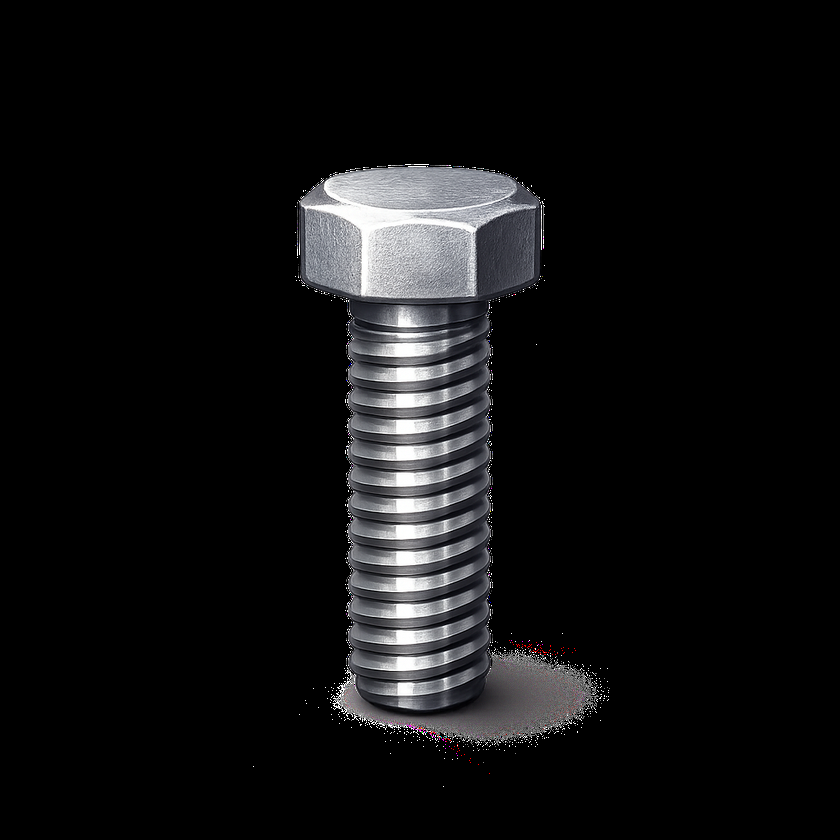
#> input picture aiTest/boltTest/sample/extracted/image_01.png, 840 x 840 px, shrunk from 1024 x 1024 before the run
$ python generate_multi_sample.py
#> lines starting #> are read from the running program, lines starting #| are printed output that depends on the picture
#!/usr/bin/env python3
# -*- coding: utf-8 -*-
"""
다중 이미지 샘플 생성 스크립트
- 3개 원본 이미지 각각에서 양품 1개 + 불량 6개 = 총 21개
"""

import cv2
import numpy as np
import random
import os

# 시드 고정 (재현성)
random.seed(42)
np.random.seed(42)

# 경로 설정
SCRIPT_DIR = os.path.dirname(os.path.abspath(__file__))
INPUT_DIR = os.path.join(SCRIPT_DIR, 'extracted')
OUTPUT_DIR = os.path.join(SCRIPT_DIR, 'multi_view')

# 이미지별 이름
IMAGE_NAMES = {
    'image_01.png': 'side',      # 측면 전체
    'image_02.png': 'top',       # 상단 뷰
    'image_04.png': 'thread',    # 나사산 클로즈업
}

def augment_good(img):
    """양품 증강 (약간의 변형)"""
    h, w = img.shape[:2]

    # 회전
    angle = random.uniform(-5, 5)
    M = cv2.getRotationMatrix2D((w/2, h/2), angle, 1.0)
    result = cv2.warpAffine(img, M, (w, h), borderMode=cv2.BORDER_REFLECT)

    # 밝기
    brightness = random.uniform(0.95, 1.05)
    result = cv2.convertScaleAbs(result, alpha=brightness, beta=0)

    return result

def generate_scratch(img):
    """스크래치 결함"""
    result = img.copy()
    h, w = result.shape[:2]

    for _ in range(2):
        x1 = random.randint(int(w*0.3), int(w*0.7))
        y1 = random.randint(int(h*0.2), int(h*0.8))
        length = random.randint(50, 150)
        angle = random.uniform(-0.5, 0.5)
        x2 = int(x1 + length * np.cos(angle))
        y2 = int(y1 + length * np.sin(angle))

        color = (random.randint(40, 80),) * 3
        cv2.line(result, (x1, y1), (x2, y2), color, random.randint(2, 4))

    return result

def generate_dent(img):
    """찍힘 결함"""
    result = img.copy()
    h, w = result.shape[:2]

    for _ in range(3):
        cx = random.randint(int(w*0.3), int(w*0.7))
        cy = random.randint(int(h*0.2), int(h*0.8))
        radius = random.randint(10, 25)

        overlay = result.copy()
        color = (random.randint(30, 60),) * 3
        cv2.circle(overlay, (cx, cy), radius, color, -1)
        result = cv2.addWeighted(overlay, 0.6, result, 0.4, 0)

    return result

def generate_rust(img):
    """녹 결함"""
    result = img.copy()
    h, w = result.shape[:2]

    mask = np.zeros((h, w), dtype=np.uint8)

    for _ in range(3):
        cx = random.randint(int(w*0.2), int(w*0.8))
        cy = random.randint(int(h*0.2), int(h*0.8))
        axes = (random.randint(20, 50), random.randint(15, 40))
        angle = random.randint(0, 180)
        cv2.ellipse(mask, (cx, cy), axes, angle, 0, 360, 255, -1)

    # 갈색/주황 녹 색상
    rust_color = np.zeros_like(result)
    rust_color[:, :] = (40, 80, 160)  # BGR - 갈색

    mask = cv2.GaussianBlur(mask, (21, 21), 0)
    mask_3ch = cv2.cvtColor(mask, cv2.COLOR_GRAY2BGR) / 255.0
    result = (result * (1 - mask_3ch * 0.7) + rust_color * mask_3ch * 0.7).astype(np.uint8)

    return result

def generate_crack(img):
    """균열 결함"""
    result = img.copy()
    h, w = result.shape[:2]

    # 시작점
    start_x = random.randint(int(w*0.4), int(w*0.6))
    start_y = random.randint(int(h*0.3), int(h*0.7))

    points = [(start_x, start_y)]
    current_x, current_y = start_x, start_y

    for _ in range(12):
        dx = random.randint(-25, 25)
        dy = random.randint(-25, 25)
        current_x = max(0, min(w-1, current_x + dx))
        current_y = max(0, min(h-1, current_y + dy))
        points.append((current_x, current_y))

    color = (30, 30, 30)
    for i in range(len(points) - 1):
        cv2.line(result, points[i], points[i+1], color, random.randint(1, 3))

    return result

def generate_missing_thread(img):
    """나사산 결손"""
    result = img.copy()
    h, w = result.shape[:2]

    # 나사산 영역 (중앙 부분)
    x1 = int(w * 0.35)
    y1 = int(h * 0.4)
    x2 = int(w * 0.65)
    y2 = int(h * 0.55)

    roi = result[y1:y2, x1:x2]
    if roi.size > 0:
        roi = cv2.GaussianBlur(roi, (9, 9), 0)
        roi = cv2.convertScaleAbs(roi, alpha=0.6, beta=-30)
        result[y1:y2, x1:x2] = roi

    return result

def generate_contamination(img):
    """이물질 오염"""
    result = img.copy()
    h, w = result.shape[:2]

    for _ in range(4):
        cx = random.randint(int(w*0.2), int(w*0.8))
        cy = random.randint(int(h*0.2), int(h*0.8))
        size = random.randint(8, 25)

        pts = []
        for angle in np.linspace(0, 2*np.pi, 7):
            r = size * random.uniform(0.4, 1.6)
            x = int(cx + r * np.cos(angle))
            y = int(cy + r * np.sin(angle))
            pts.append([x, y])
        pts = np.array(pts)

        color = (random.randint(10, 40),) * 3
        cv2.fillPoly(result, [pts], color)

    return result


def main():
    print("="*50)
    print("  다중 이미지 샘플 생성")
    print("="*50)

    # 출력 폴더 생성
    good_dir = os.path.join(OUTPUT_DIR, 'good')
    defect_dir = os.path.join(OUTPUT_DIR, 'defect')
    os.makedirs(good_dir, exist_ok=True)
    os.makedirs(defect_dir, exist_ok=True)

    defect_funcs = {
        'scratch': generate_scratch,
        'dent': generate_dent,
        'rust': generate_rust,
        'crack': generate_crack,
        'missing_thread': generate_missing_thread,
        'contamination': generate_contamination,
    }

    total_good = 0
    total_defect = 0

    for img_file, view_name in IMAGE_NAMES.items():
        img_path = os.path.join(INPUT_DIR, img_file)
        img = cv2.imread(img_path)
#> img is the input picture: shape (840, 840, 3); mean B, G, R 17.5, 16.9, 16.8

        if img is None:
            print(f"Error: {img_file} 로드 실패")
            continue

        print(f"\n[{view_name}] {img_file} ({img.shape[1]}x{img.shape[0]})")
#| [side] image_01.png (840x840)

        # 양품 생성
        sample = augment_good(img)
#> in augment_good, `result = cv2.warpAffine(img, M, (w, h), borderMode=cv2.BORDER_REFLECT)`:
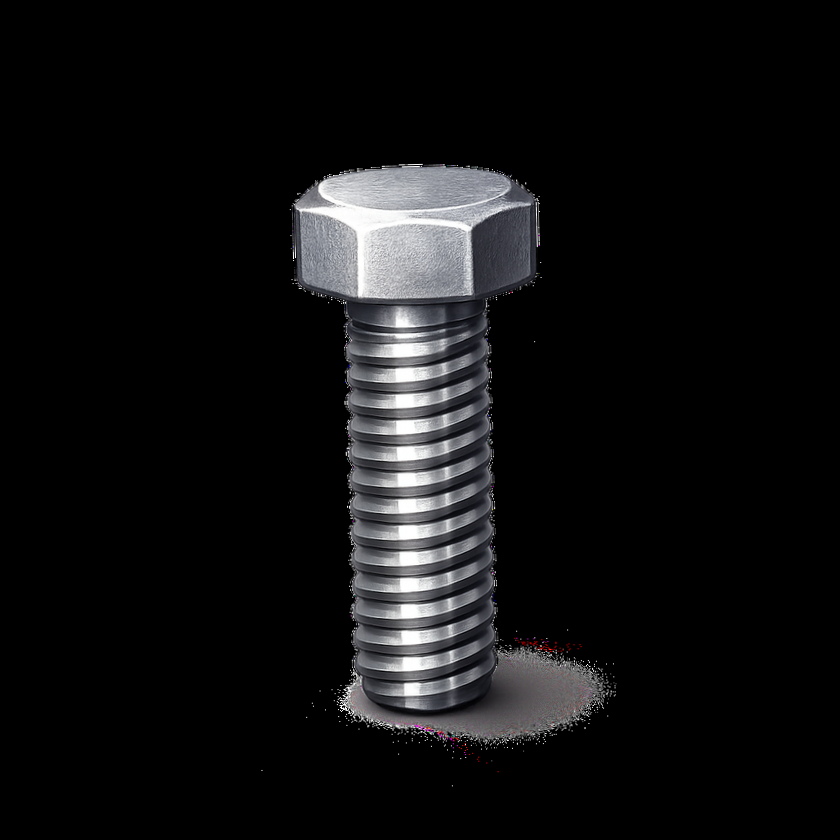
#> result: shape (840, 840, 3); mean B, G, R 17.5, 16.9, 16.8
        path = os.path.join(good_dir, f'good_{view_name}.png')
        cv2.imwrite(path, sample)
        print(f"  양품: good_{view_name}.png")
        total_good += 1

        # 불량 생성 (6종)
        for defect_type, func in defect_funcs.items():
            # 각 이미지마다 시드 변경으로 다른 결함 위치
            random.seed(42 + hash(view_name + defect_type) % 1000)
            np.random.seed(42 + hash(view_name + defect_type) % 1000)

            sample = func(img.copy())
            path = os.path.join(defect_dir, f'defect_{view_name}_{defect_type}.png')
            cv2.imwrite(path, sample)
            print(f"  불량: defect_{view_name}_{defect_type}.png")
            total_defect += 1
#> after the loop, total_defect = 6
#> pass 2 of the loop in main, `for img_file, view_name in IMAGE_NAMES.items():`:
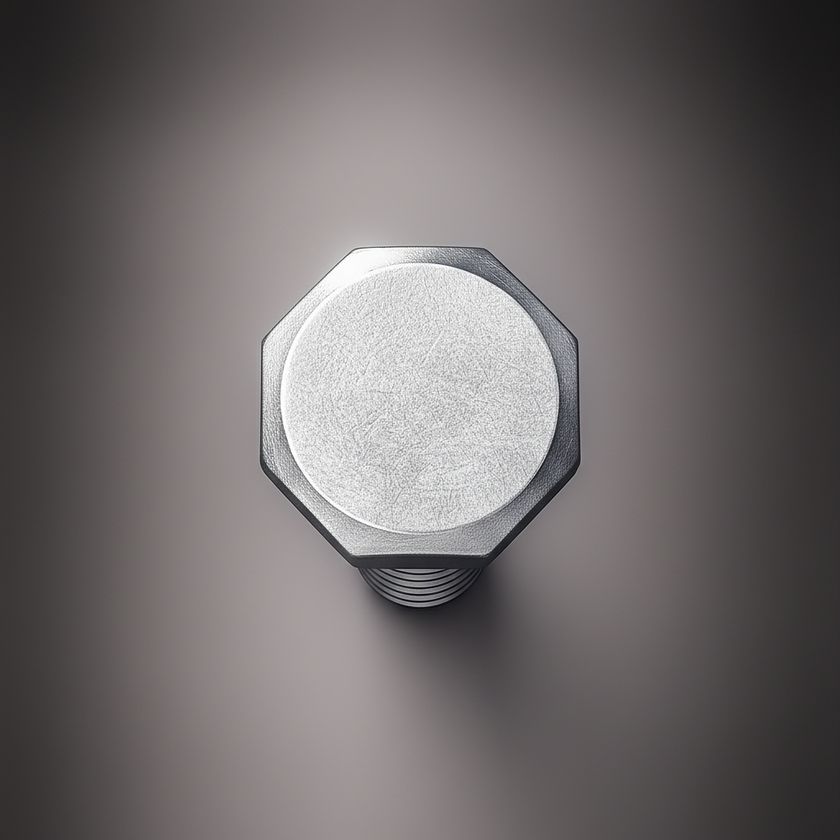
#> input picture aiTest/boltTest/sample/extracted/image_02.png, 840 x 840 px, shrunk from 1024 x 1024 before the run
#> in main, img is the input picture: shape (840, 840, 3); mean B, G, R 107.4, 106.9, 111.6
#| [top] image_02.png (840x840)
#> the loop in main, `for defect_type, func in defect_funcs.items():` made 6 passes
#> pass 3, in generate_rust (call 2), `mask = cv2.GaussianBlur(mask, (21, 21), 0)`:
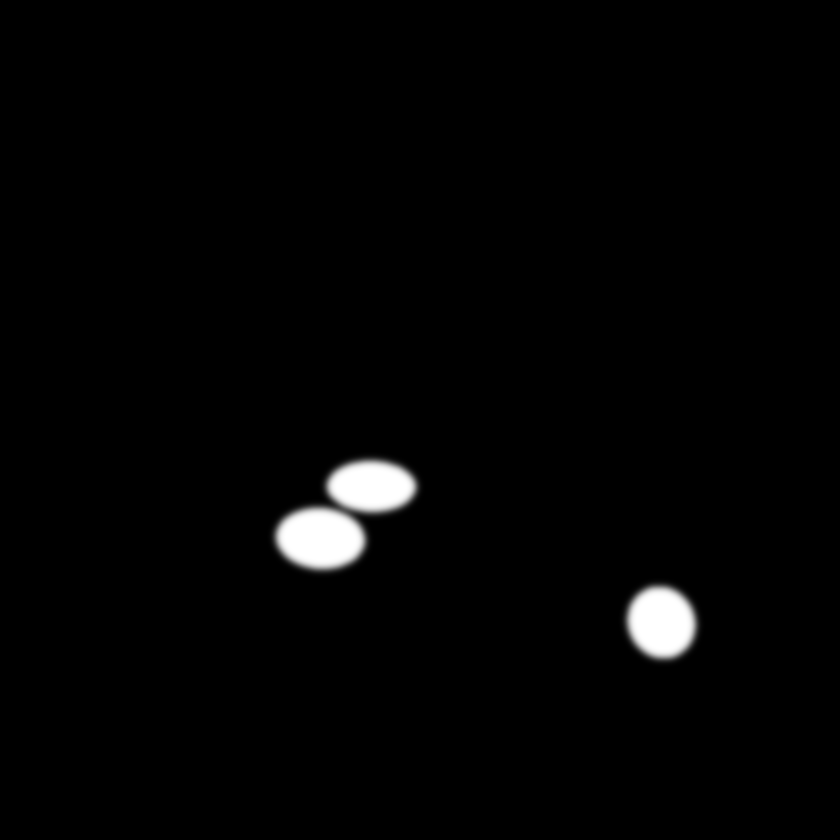
#> mask: shape (840, 840); min 0, max 255, mean 4.2
#> after the loop in main, `for defect_type, func in defect_funcs.items():`: total_defect = 12
#> pass 3 of the loop in main, `for img_file, view_name in IMAGE_NAMES.items():`:
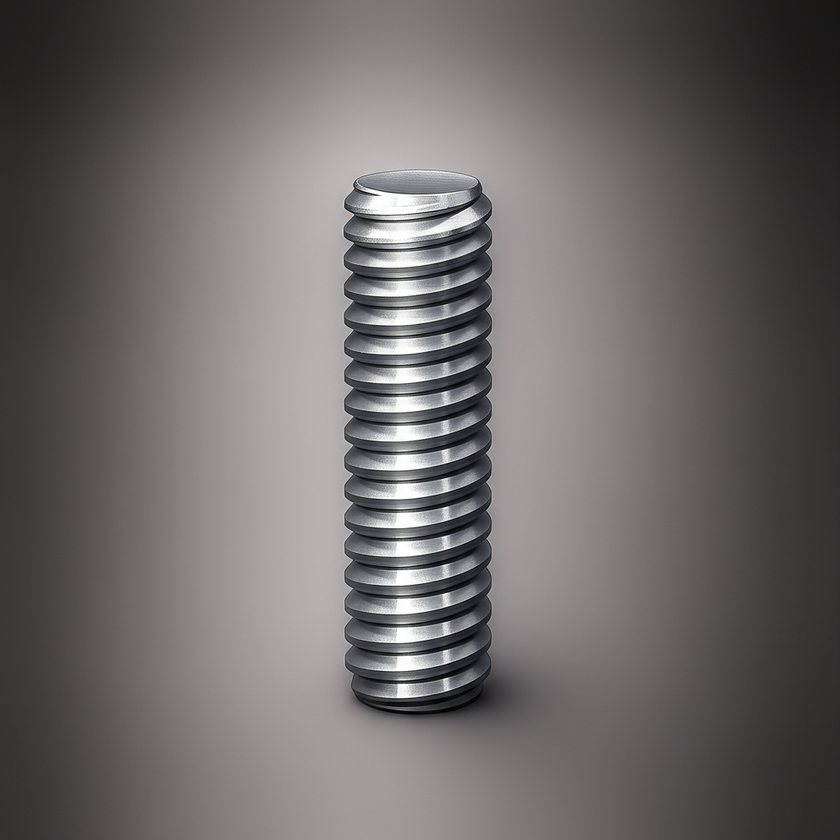
#> input picture aiTest/boltTest/sample/extracted/image_04.png, 840 x 840 px, shrunk from 1024 x 1024 before the run
#> in main, img is the input picture: shape (840, 840, 3); mean B, G, R 105.2, 104.5, 109.3
#| [thread] image_04.png (840x840)
#> angle = -3.76
#> M = [[0.998, -0.0656, 28.48], [0.0656, 0.998, -26.67]]
#> in augment_good (call 3), `result = cv2.warpAffine(img, M, (w, h), borderMode=cv2.BORDER_REFLECT)`:
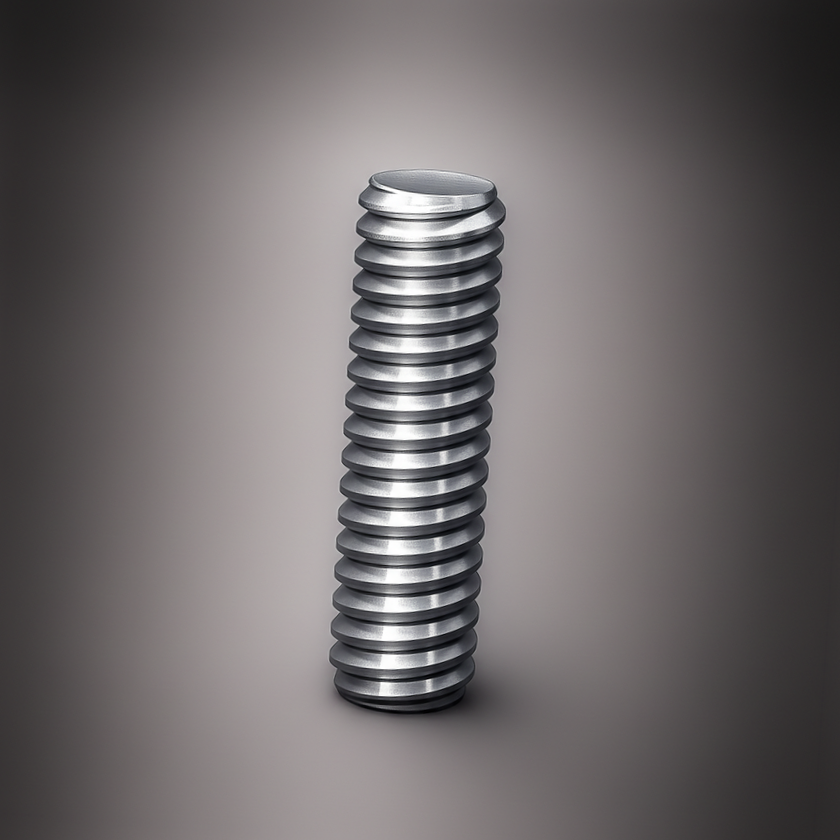
#> result: shape (840, 840, 3); mean B, G, R 105.4, 104.7, 109.6
#> brightness = 0.977
#> the loop in main, `for defect_type, func in defect_funcs.items():` made 6 passes
#> pass 3, in generate_rust (call 3), `mask = cv2.GaussianBlur(mask, (21, 21), 0)`:
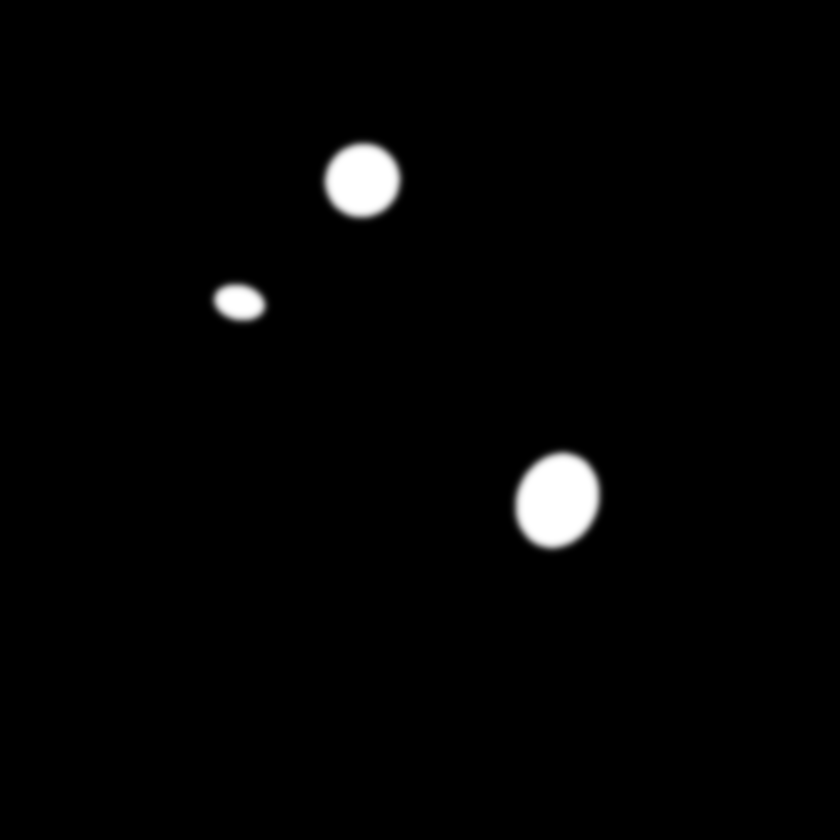
#> mask: shape (840, 840); min 0, max 255, mean 4.3
#> after the loop in main, `for defect_type, func in defect_funcs.items():`: total_defect = 18

    print("\n" + "="*50)
    print("  완료!")
    print("="*50)
    print(f"  양품: {good_dir} ({total_good}개)")
    print(f"  불량: {defect_dir} ({total_defect}개)")
#|   불량: aiTest/boltTest/sample/multi_view/defect (18개)
    print(f"\n  총 {total_good + total_defect}개 샘플 생성됨")
#|   총 21개 샘플 생성됨


if __name__ == '__main__':
    main()
